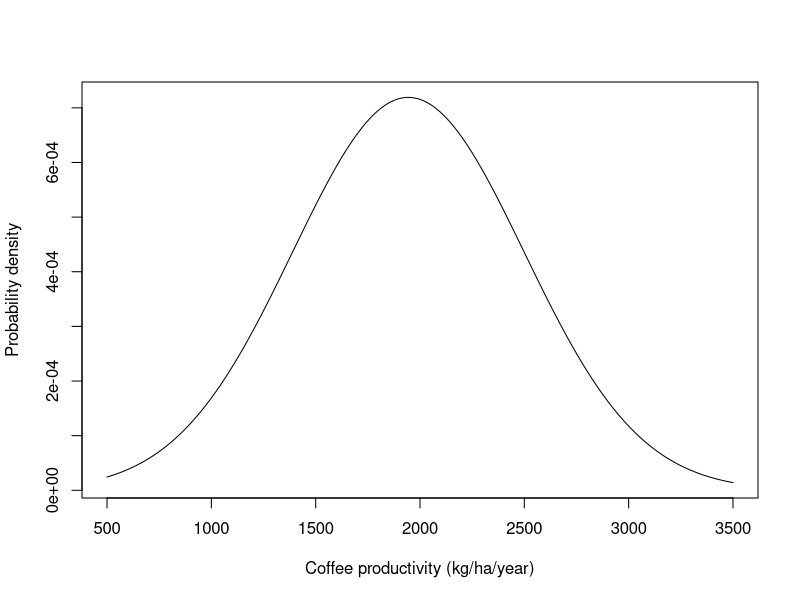
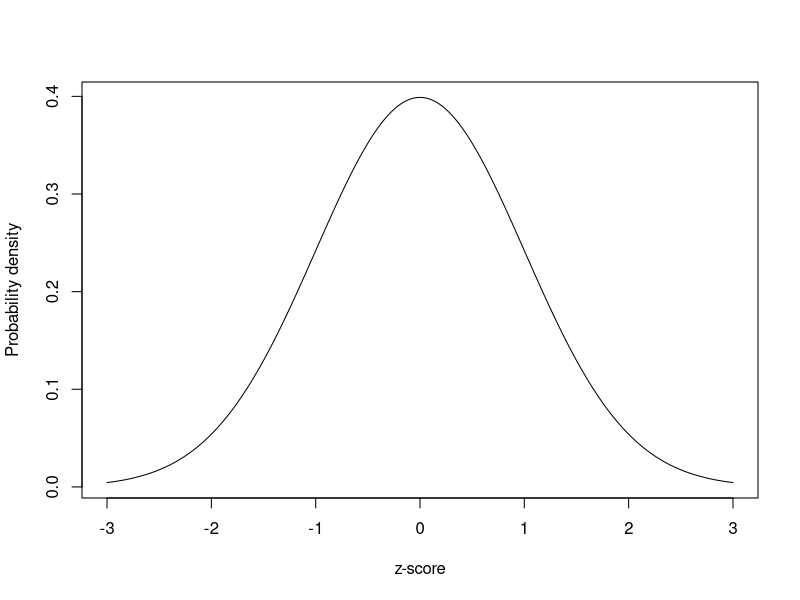
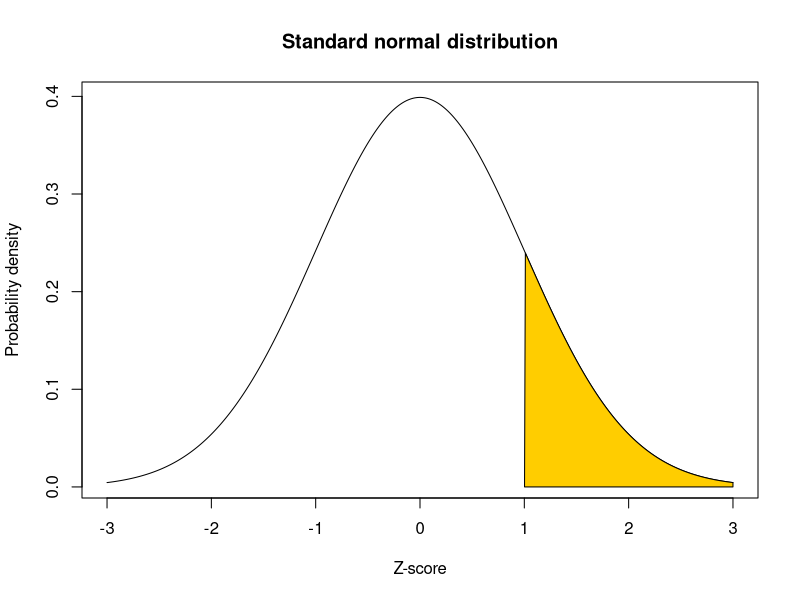
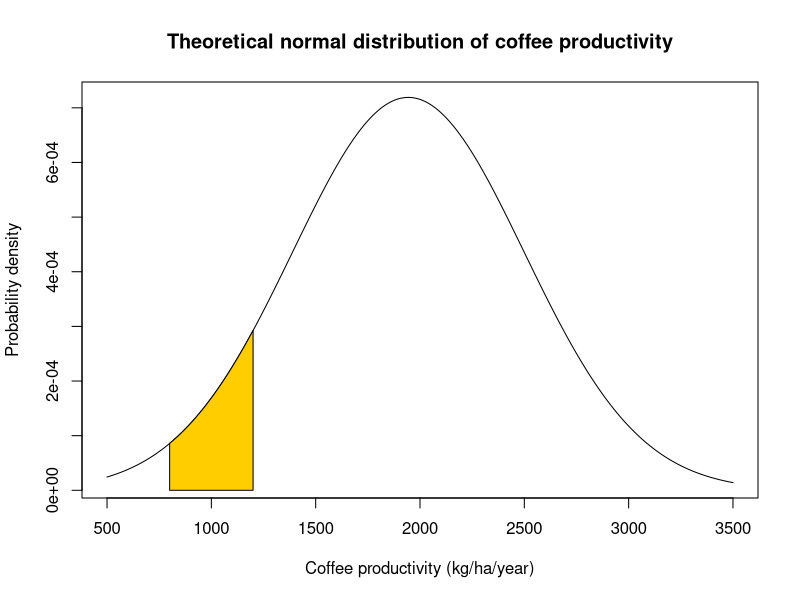
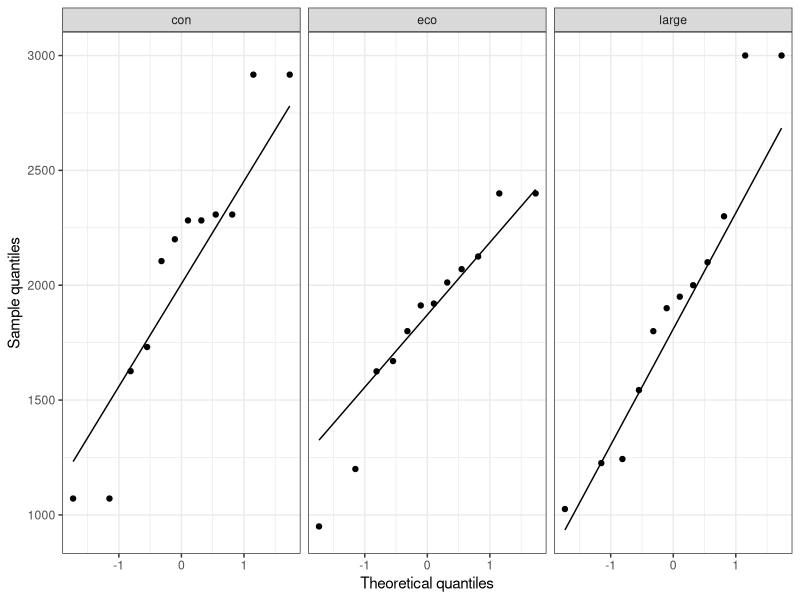
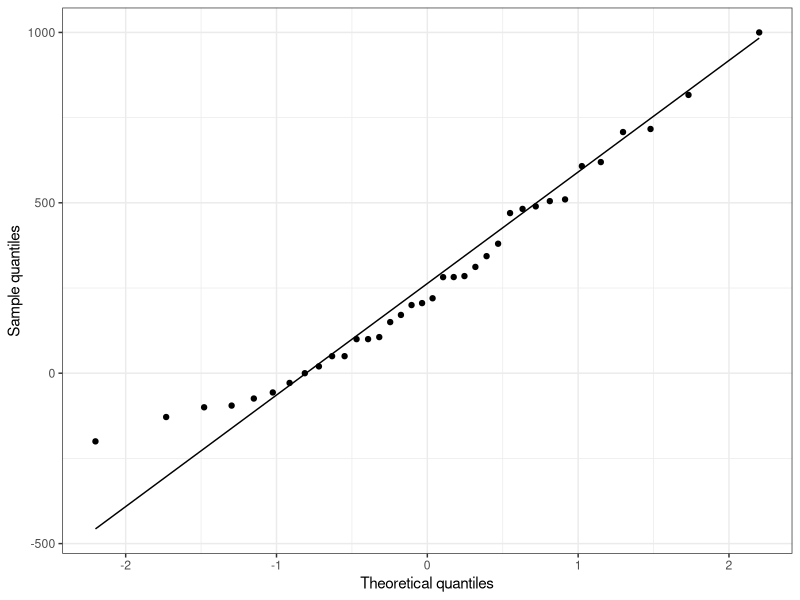
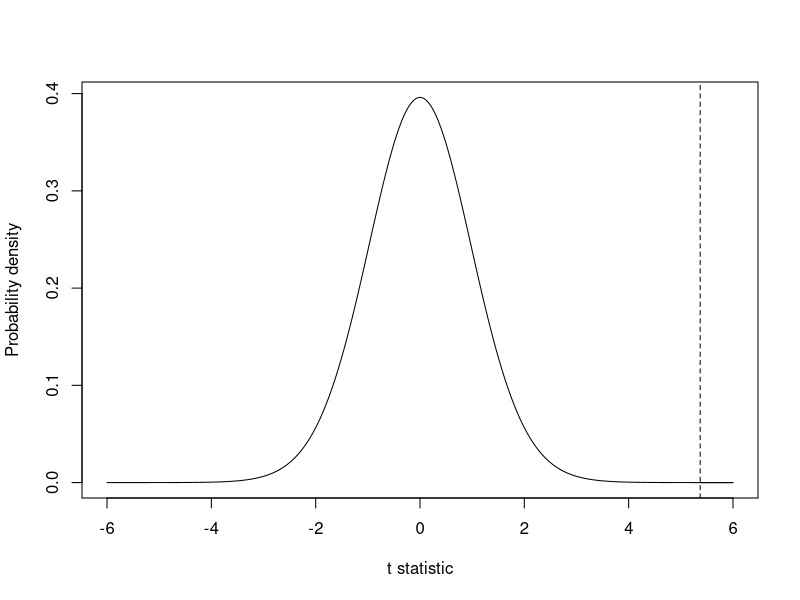
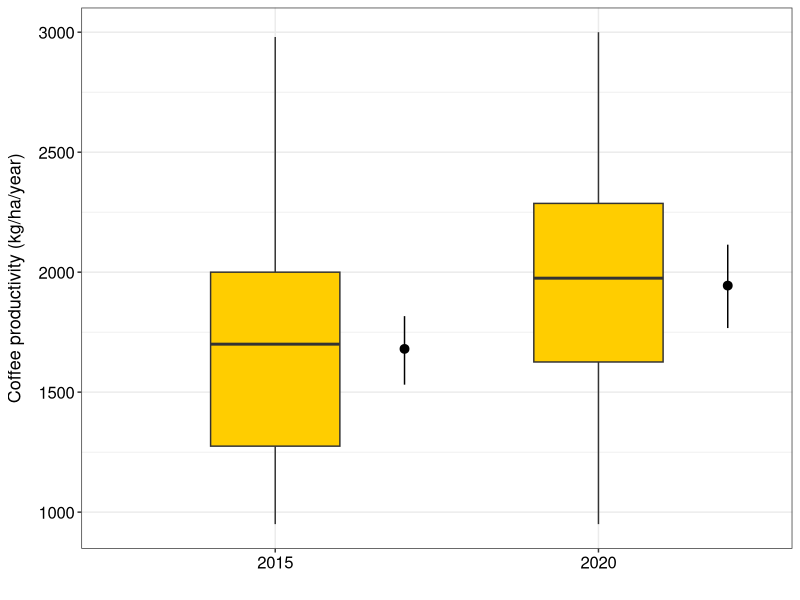

Write R code to recreate these figures, in order.
## ---- chunk 1
#| eval: true
#| echo: true
#| message: false
#| warning: false

library(readxl)
library(tidyverse)
## ---- chunk 2
#| eval: true
#| echo: true
#| message: false
#| warning: false

#Option 1 (csv file)
data <- read_csv("gss_statistics_master_data_set2.csv")

#Option 2 (Excel file)
data <- read_excel("gss_statistics_master_data_set2.xlsx")
## ---- chunk 3
#| eval: true
#| echo: false
#| warning: false
#| message: false
#| fig-width: 6
#| fig-height: 6
#| fig-align: center
#| fig-cap: "Theoretical normal distribution of coffee productivity"
#| label: fig-theoreticalnormalcoffee

ht <- seq(500,3500,1)
plot(ht,dnorm(ht,mean(data$coffee_prod),sd(data$coffee_prod)),type="l",col="black", ylab="Probability density",xlab="Coffee productivity (kg/ha/year)")
## ---- chunk 4
#| eval: true
#| echo: false
#| warning: false
#| message: false
#| fig-width: 6
#| fig-height: 6
#| fig-align: center
#| fig-cap: "Standard normal distribution"
#| label: fig-standardnormal

ht <- seq(-3,3,0.01)
plot(ht,dnorm(ht,0,1),type="l",col="black", ylab="Probability density",xlab="z-score")
## ---- chunk 5
#| eval: true
#| echo: true
#| message: false
#| warning: false

zscores <- (data$coffee_prod - mean(data$coffee_prod))/sd(data$coffee_prod)
## ---- chunk 6
#| eval: true
#| echo: true
#| message: false
#| warning: false

zscore <- (2500 - mean(data$coffee_prod))/sd(data$coffee_prod)
## ---- chunk 7
#| eval: true
#| echo: false
#| warning: false
#| message: false
#| fig-width: 6
#| fig-height: 6
#| fig-align: center
#| fig-cap: "Standard normal distribution. The area under the curve highlighted in yellow is the probability of a value of the standard normal taking a value at least as large as the calculated z-score."
#| label: fig-standardnormalwitharea1

ht <- seq(-3,3,0.01)
pd <- dnorm(ht,0,1)

plot(ht,dnorm(ht,0,1),type="l",col="black", ylab="Probability density", xlab="Z-score", main="Standard normal distribution")
xv <- ht[ht>=zscore]
yv <- pd[ht>=zscore]
xv <- c(xv,3,zscore)
yv <- c(yv,0,0)
polygon(xv,yv,col="#FFCD00")
## ---- chunk 8
#| eval: true
#| echo: true
#| warning: false
#| message: false
#| output: false

#Option 1
pnorm(zscore, lower.tail = FALSE)

#Option 2
1-pnorm(zscore, lower.tail = TRUE)
## ---- chunk 9
#| eval: true
#| echo: false
#| warning: false
#| message: false
#| fig-width: 6
#| fig-height: 6
#| fig-align: center
#| fig-cap: "Theoretical normal distribution of coffee productivity. The area under the curve highlighted in yellow is the probability that a randomly selected farm has a coffee productivity comprised between 800 and 1200 kg/ha/year."
#| label: fig-theoreticalnormalwitharea1

low_z <- (800 - mean(data$coffee_prod))/sd(data$coffee_prod)
high_z <- (1200 - mean(data$coffee_prod))/sd(data$coffee_prod)

ht <- seq(500,3500,1)
pd <- dnorm(ht,mean(data$coffee_prod),sd(data$coffee_prod))

plot(ht,dnorm(ht,mean(data$coffee_prod),sd(data$coffee_prod)),type="l", col="black", ylab="Probability density", xlab="Coffee productivity (kg/ha/year)", main="Theoretical normal distribution of coffee productivity")
xv <- ht[ht>=800 & ht <= 1200]
yv <- pd[ht>=800 & ht <= 1200]
xv <- c(xv,1200,800)
yv <- c(yv,0,0)
polygon(xv,yv,col="#FFCD00")
## ---- chunk 10
#| eval: true
#| echo: true
#| warning: false
#| message: false
#| output: false

#Calculate Z-scores
low_z <- (800 - mean(data$coffee_prod))/sd(data$coffee_prod)
high_z <- (1200 - mean(data$coffee_prod))/sd(data$coffee_prod)

#Calculate tail probabilities
p_low_z <- pnorm(low_z, lower.tail = TRUE)
p_high_z <- pnorm(high_z, lower.tail = TRUE)

#Calculate the probability that a randomly selected farm has a coffee productivity comprised between 800 and 1200 kg/ha/year
p_high_z - p_low_z
## ---- chunk 11
#| eval: true
#| echo: true
#| message: false
#| warning: false

#Filter data for con farms
data_con <- dplyr::filter(data, farm_type == "con")

#Shapiro-Wilk's test
shapiro.test(data_con$coffee_prod)
## ---- chunk 12
#| eval: true
#| echo: true
#| message: false
#| warning: false

#Filter data for eco farms
data_eco <- dplyr::filter(data, farm_type == "eco")

#Shapiro-Wilk's test
shapiro.test(data_eco$coffee_prod)
## ---- chunk 13
#| eval: true
#| echo: true
#| message: false
#| warning: false

#Filter data for con farms
data_large <- dplyr::filter(data, farm_type == "large")

#Shapiro-Wilk's test
shapiro.test(data_large$coffee_prod)
## ---- chunk 14
#| eval: true
#| echo: true
#| message: false
#| warning: false
#| fig-align: center
#| fig-height: 4

ggplot(data, aes(sample = coffee_prod)) +
  stat_qq() +
  stat_qq_line() +
  facet_wrap(~ farm_type) +
  theme_bw() +
  xlab("Theoretical quantiles")+
  ylab("Sample quantiles")
## ---- chunk 15
#| eval: true
#| echo: true
#| message: false
#| warning: false

#Calculate the number of observations for each farm type
n_con <- nrow(dplyr::filter(data, farm_type == "con"))
n_eco <- nrow(dplyr::filter(data, farm_type == "eco"))
n_large <- nrow(dplyr::filter(data, farm_type == "large"))

#Calculate the mean value of coffee productivity in each farm type
mean_con <- mean(dplyr::filter(data, farm_type == "con")$coffee_prod)
mean_eco <- mean(dplyr::filter(data, farm_type == "eco")$coffee_prod)
mean_large <- mean(dplyr::filter(data, farm_type == "large")$coffee_prod)

#Calculate the standard deviation value of coffee productivity in each farm type
sd_con <- sd(dplyr::filter(data, farm_type == "con")$coffee_prod)
sd_eco <- sd(dplyr::filter(data, farm_type == "eco")$coffee_prod)
sd_large <- sd(dplyr::filter(data, farm_type == "large")$coffee_prod)

#Calculate lower limits of 95% CI for each farm type
low_CI_con <- mean_con - qt(0.975, n_con-1)*sd_con/sqrt(n_con)
low_CI_eco <- mean_eco - qt(0.975, n_eco-1)*sd_eco/sqrt(n_eco)
low_CI_large <- mean_large - qt(0.975, n_large-1)*sd_large/sqrt(n_large)

#Calculate upper limits of 95% CI for each farm type
up_CI_con <- mean_con + qt(0.975, n_con-1)*sd_con/sqrt(n_con)
up_CI_eco <- mean_eco + qt(0.975, n_eco-1)*sd_eco/sqrt(n_eco)
up_CI_large <- mean_large + qt(0.975, n_large-1)*sd_large/sqrt(n_large)
## ---- chunk 16
#| eval: true
#| echo: true
#| message: false
#| warning: false

data$coffee_prod_diff <- data$coffee_prod - data$coffee_prod_past
## ---- chunk 17
#| eval: true
#| echo: true
#| message: false
#| warning: false

shapiro.test(data$coffee_prod_diff)
## ---- chunk 18
#| eval: true
#| echo: true
#| message: false
#| warning: false
#| fig-align: center
#| fig-height: 5
#| fig-width: 5

ggplot(data, aes(sample = coffee_prod_diff)) +
  stat_qq() +
  stat_qq_line() +
  theme_bw() +
  xlab("Theoretical quantiles")+
  ylab("Sample quantiles")
## ---- chunk 19
#| eval: true
#| echo: true
#| message: false
#| warning: false

data_bartlett <- data.frame(x = c(data$coffee_prod_past, data$coffee_prod),
                            g = rep(c(2015, 2020), each=nrow(data)))
## ---- chunk 20
#| eval: true
#| echo: true
#| message: false
#| warning: false

bartlett.test(x = data_bartlett$x,
              g = data_bartlett$g)
## ---- chunk 21
#| eval: true
#| echo: true
#| message: false
#| warning: false

t <- mean(data$coffee_prod_diff)/(sd(data$coffee_prod_diff)/sqrt(nrow(data)))
## ---- chunk 22
#| eval: true
#| echo: false
#| warning: false
#| message: false
#| fig-width: 6
#| fig-height: 6
#| fig-align: center
#| fig-cap: "Student's t distribution with 35 degrees of freedom. The vertical dashed line shows the value of the observed t statistic (paired t-test)."
#| label: fig-studentdistribution

ht <- seq(-6,6,0.01)
pd <- dt(ht,df=35)

plot(ht,dt(ht,df=35),type="l",col="black", ylab="Probability density", xlab="t statistic")
xv <- ht[ht>=t]
yv <- pd[ht>=t]
xv <- c(xv,6,t)
yv <- c(yv,0,0)
polygon(xv,yv,col="#FFCD00")
abline(v=t, lty=2)
## ---- chunk 23
#| eval: true
#| echo: true
#| message: false
#| warning: false

p <- pt(t, df=nrow(data)-1, lower.tail=FALSE)
## ---- chunk 24
#| eval: true
#| echo: true
#| message: false
#| warning: false

t.test(x = data$coffee_prod,
       y = data$coffee_prod_past,
       paired = TRUE,
       alternative = "greater",
       mu = 0,
       var.equal = TRUE)
## ---- chunk 25
#| eval: true
#| echo: false
#| warning: false
#| message: false
#| fig-width: 4
#| fig-height: 4.2
#| fig-align: center
#| fig-cap: "Changes in coffee productivity measured in 2015 and 2020 across 36 farms. Summary statistics shown on the right side of each boxplot show the mean ± 95% CI (n=36)."
#| label: fig-coffee-prod

library(Hmisc)

ggplot(data_bartlett, aes(x=factor(g), y=x))+
    geom_boxplot(width=0.4, fill="#FFCD00")+
    stat_summary(fun.data = "mean_cl_boot", position=position_nudge(x=0.4))+
    theme_bw()+
    xlab("")+
    ylab("Coffee productivity (kg/ha/year)")+
    theme(axis.text = element_text(color="black", size=12),
          axis.title.y = element_text(margin=margin(r=10), size=13))
